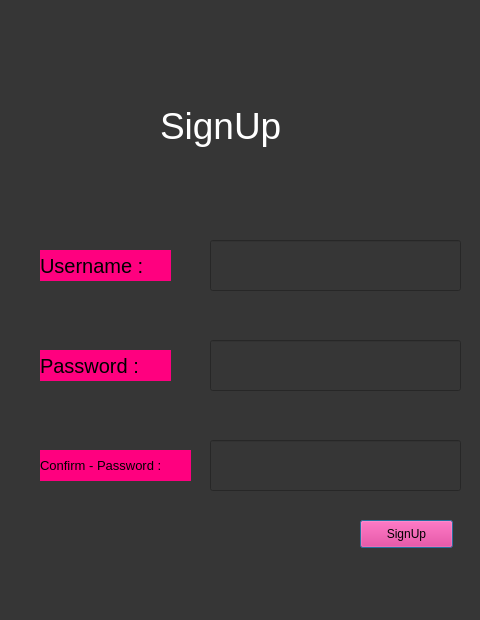
<?xml version="1.0" encoding="UTF-8"?>
<ui version="4.0">
 <class>Dialog</class>
 <widget class="QDialog" name="Dialog">
  <property name="geometry">
   <rect>
    <x>0</x>
    <y>0</y>
    <width>480</width>
    <height>620</height>
   </rect>
  </property>
  <property name="windowTitle">
   <string>Dialog</string>
  </property>
  <property name="styleSheet">
   <string notr="true">background-color: rgb(54, 54, 54);</string>
  </property>
  <widget class="QLabel" name="label">
   <property name="geometry">
    <rect>
     <x>160</x>
     <y>90</y>
     <width>151</width>
     <height>71</height>
    </rect>
   </property>
   <property name="font">
    <font>
     <pointsize>28</pointsize>
    </font>
   </property>
   <property name="styleSheet">
    <string notr="true">color: rgb(255, 255, 255);</string>
   </property>
   <property name="text">
    <string>SignUp</string>
   </property>
  </widget>
  <widget class="QLabel" name="label_2">
   <property name="geometry">
    <rect>
     <x>40</x>
     <y>250</y>
     <width>131</width>
     <height>31</height>
    </rect>
   </property>
   <property name="font">
    <font>
     <pointsize>15</pointsize>
    </font>
   </property>
   <property name="styleSheet">
    <string notr="true">color: rgb(0, 0, 0);
background-color: rgb(255, 0, 127);</string>
   </property>
   <property name="text">
    <string>Username : </string>
   </property>
  </widget>
  <widget class="QLineEdit" name="email">
   <property name="geometry">
    <rect>
     <x>210</x>
     <y>240</y>
     <width>251</width>
     <height>51</height>
    </rect>
   </property>
   <property name="styleSheet">
    <string notr="true">font-size:10pt;
color: rgb(255, 255, 255);</string>
   </property>
  </widget>
  <widget class="QLineEdit" name="password">
   <property name="geometry">
    <rect>
     <x>210</x>
     <y>340</y>
     <width>251</width>
     <height>51</height>
    </rect>
   </property>
   <property name="styleSheet">
    <string notr="true">font-size:10pt;
color: rgb(255, 255, 255);</string>
   </property>
  </widget>
  <widget class="QPushButton" name="signupbutton">
   <property name="geometry">
    <rect>
     <x>360</x>
     <y>520</y>
     <width>93</width>
     <height>28</height>
    </rect>
   </property>
   <property name="styleSheet">
    <string notr="true">background-color: rgb(255, 0, 127);
color: rgb(0, 0, 0);</string>
   </property>
   <property name="text">
    <string>SignUp</string>
   </property>
  </widget>
  <widget class="QLabel" name="label_3">
   <property name="geometry">
    <rect>
     <x>40</x>
     <y>350</y>
     <width>131</width>
     <height>31</height>
    </rect>
   </property>
   <property name="font">
    <font>
     <pointsize>15</pointsize>
    </font>
   </property>
   <property name="styleSheet">
    <string notr="true">color: rgb(0, 0, 0);
background-color: rgb(255, 0, 127);</string>
   </property>
   <property name="text">
    <string>Password : </string>
   </property>
  </widget>
  <widget class="QLineEdit" name="confirmpass">
   <property name="geometry">
    <rect>
     <x>210</x>
     <y>440</y>
     <width>251</width>
     <height>51</height>
    </rect>
   </property>
   <property name="styleSheet">
    <string notr="true">font-size:10pt;
color: rgb(255, 255, 255);</string>
   </property>
  </widget>
  <widget class="QLabel" name="label_4">
   <property name="geometry">
    <rect>
     <x>40</x>
     <y>450</y>
     <width>151</width>
     <height>31</height>
    </rect>
   </property>
   <property name="font">
    <font>
     <pointsize>10</pointsize>
    </font>
   </property>
   <property name="styleSheet">
    <string notr="true">color: rgb(0, 0, 0);
background-color: rgb(255, 0, 127);
font-size: 10pt;</string>
   </property>
   <property name="text">
    <string>Confirm - Password : </string>
   </property>
  </widget>
 </widget>
 <resources/>
 <connections/>
</ui>
